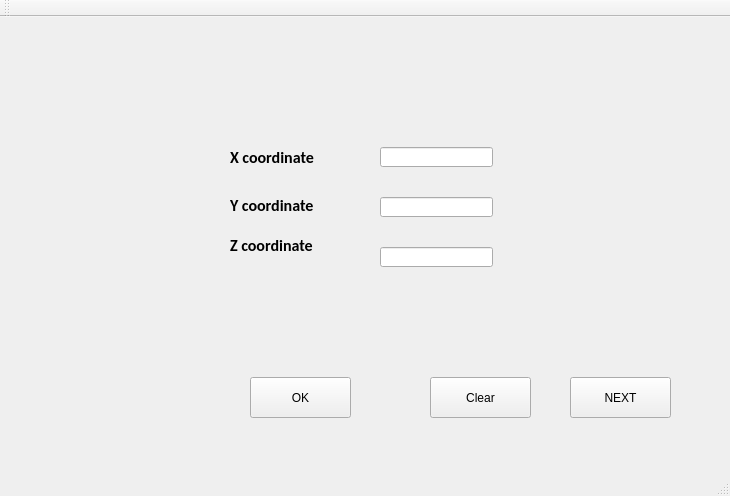
<?xml version="1.0" encoding="UTF-8"?>
<ui version="4.0">
 <class>MainWindow</class>
 <widget class="QMainWindow" name="MainWindow">
  <property name="geometry">
   <rect>
    <x>0</x>
    <y>0</y>
    <width>730</width>
    <height>496</height>
   </rect>
  </property>
  <property name="windowTitle">
   <string>MainWindow</string>
  </property>
  <widget class="QWidget" name="centralWidget">
   <widget class="QStackedWidget" name="stackedWidget">
    <property name="geometry">
     <rect>
      <x>-20</x>
      <y>-10</y>
      <width>731</width>
      <height>451</height>
     </rect>
    </property>
    <widget class="QWidget" name="page_1">
     <widget class="QLineEdit" name="Z_cor">
      <property name="geometry">
       <rect>
        <x>400</x>
        <y>240</y>
        <width>113</width>
        <height>20</height>
       </rect>
      </property>
     </widget>
     <widget class="QPushButton" name="ClearBtn">
      <property name="geometry">
       <rect>
        <x>450</x>
        <y>370</y>
        <width>101</width>
        <height>41</height>
       </rect>
      </property>
      <property name="text">
       <string>Clear</string>
      </property>
     </widget>
     <widget class="QLineEdit" name="Y_cor">
      <property name="geometry">
       <rect>
        <x>400</x>
        <y>190</y>
        <width>113</width>
        <height>20</height>
       </rect>
      </property>
     </widget>
     <widget class="QLabel" name="Y_coordinate">
      <property name="geometry">
       <rect>
        <x>250</x>
        <y>190</y>
        <width>101</width>
        <height>16</height>
       </rect>
      </property>
      <property name="font">
       <font>
        <family>Calibri</family>
        <pointsize>12</pointsize>
        <weight>75</weight>
        <bold>true</bold>
       </font>
      </property>
      <property name="text">
       <string>Y coordinate</string>
      </property>
     </widget>
     <widget class="QLabel" name="Z_coordinate">
      <property name="geometry">
       <rect>
        <x>250</x>
        <y>230</y>
        <width>101</width>
        <height>16</height>
       </rect>
      </property>
      <property name="font">
       <font>
        <family>Calibri</family>
        <pointsize>12</pointsize>
        <weight>75</weight>
        <bold>true</bold>
       </font>
      </property>
      <property name="text">
       <string>Z coordinate</string>
      </property>
     </widget>
     <widget class="QPushButton" name="OkButton">
      <property name="geometry">
       <rect>
        <x>270</x>
        <y>370</y>
        <width>101</width>
        <height>41</height>
       </rect>
      </property>
      <property name="text">
       <string>OK</string>
      </property>
     </widget>
     <widget class="QLabel" name="X_coordinate">
      <property name="geometry">
       <rect>
        <x>250</x>
        <y>140</y>
        <width>151</width>
        <height>21</height>
       </rect>
      </property>
      <property name="font">
       <font>
        <family>Calibri</family>
        <pointsize>12</pointsize>
        <weight>75</weight>
        <bold>true</bold>
       </font>
      </property>
      <property name="text">
       <string>X coordinate</string>
      </property>
     </widget>
     <widget class="QLineEdit" name="X_cor">
      <property name="geometry">
       <rect>
        <x>400</x>
        <y>140</y>
        <width>113</width>
        <height>20</height>
       </rect>
      </property>
     </widget>
     <widget class="QPushButton" name="NextBtn">
      <property name="geometry">
       <rect>
        <x>590</x>
        <y>370</y>
        <width>101</width>
        <height>41</height>
       </rect>
      </property>
      <property name="text">
       <string>NEXT</string>
      </property>
     </widget>
    </widget>
    <widget class="QWidget" name="page_5">
     <widget class="QPushButton" name="LoadBtn">
      <property name="geometry">
       <rect>
        <x>160</x>
        <y>140</y>
        <width>121</width>
        <height>51</height>
       </rect>
      </property>
      <property name="font">
       <font>
        <pointsize>12</pointsize>
        <weight>75</weight>
        <bold>true</bold>
       </font>
      </property>
      <property name="text">
       <string>Load</string>
      </property>
     </widget>
     <widget class="QLabel" name="label">
      <property name="geometry">
       <rect>
        <x>160</x>
        <y>40</y>
        <width>501</width>
        <height>81</height>
       </rect>
      </property>
      <property name="font">
       <font>
        <family>Times New Roman</family>
        <pointsize>20</pointsize>
        <weight>75</weight>
        <bold>true</bold>
       </font>
      </property>
      <property name="text">
       <string>INPUT RECEIVED AND STORED</string>
      </property>
     </widget>
     <widget class="QPushButton" name="BackBtn">
      <property name="geometry">
       <rect>
        <x>480</x>
        <y>360</y>
        <width>101</width>
        <height>41</height>
       </rect>
      </property>
      <property name="text">
       <string>BACK</string>
      </property>
     </widget>
     <widget class="QPushButton" name="DisplayBtn">
      <property name="geometry">
       <rect>
        <x>460</x>
        <y>140</y>
        <width>121</width>
        <height>51</height>
       </rect>
      </property>
      <property name="font">
       <font>
        <pointsize>11</pointsize>
        <weight>75</weight>
        <bold>true</bold>
       </font>
      </property>
      <property name="text">
       <string>Display</string>
      </property>
     </widget>
    </widget>
   </widget>
  </widget>
  <widget class="QMenuBar" name="menuBar">
   <property name="geometry">
    <rect>
     <x>0</x>
     <y>0</y>
     <width>730</width>
     <height>21</height>
    </rect>
   </property>
  </widget>
  <widget class="QToolBar" name="mainToolBar">
   <attribute name="toolBarArea">
    <enum>TopToolBarArea</enum>
   </attribute>
   <attribute name="toolBarBreak">
    <bool>false</bool>
   </attribute>
  </widget>
  <widget class="QStatusBar" name="statusBar"/>
 </widget>
 <layoutdefault spacing="6" margin="11"/>
 <resources/>
 <connections/>
</ui>
